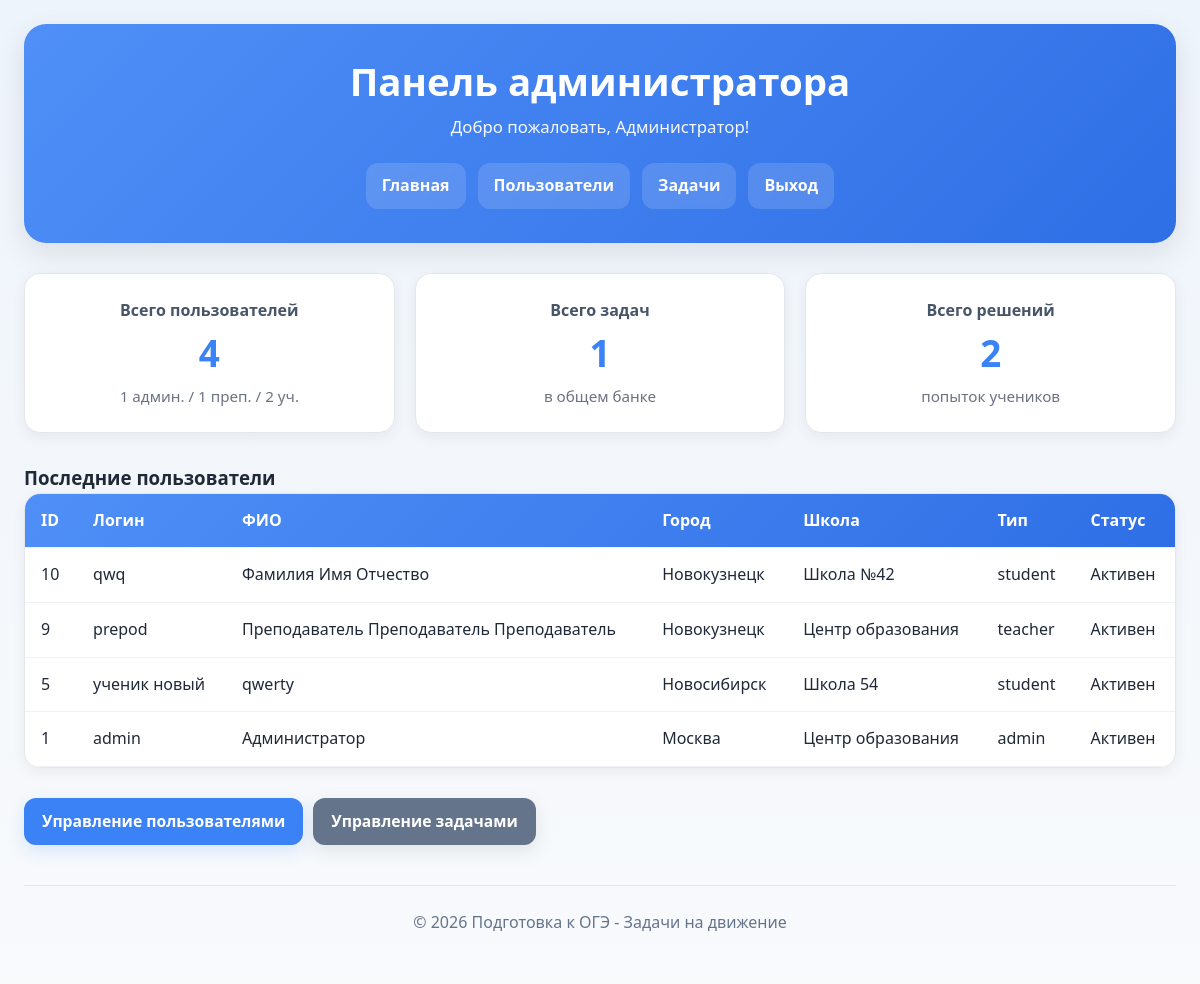
Page /admin/dashboard.php (signed in) on the committed database.
### tables this page shows
CREATE TABLE `users` (
  `id` int(11) NOT NULL,
  `username` varchar(50) NOT NULL,
  `password` varchar(255) NOT NULL,
  `email` varchar(100) NOT NULL,
  `user_type` enum('admin','teacher','student') NOT NULL DEFAULT 'student',
  `full_name` varchar(100) NOT NULL,
  `city` varchar(100) NOT NULL DEFAULT '',
  `school` varchar(200) NOT NULL DEFAULT '',
  `created_at` timestamp NOT NULL DEFAULT current_timestamp(),
  `is_active` tinyint(1) DEFAULT 1
);

### admin/dashboard.php (the view, shortened to what this page needs)
<?php
$db = new Database();
$conn = $db->getConnection();
$stats = [];
$stats['total_users'] = $conn->query("SELECT COUNT(*) as total FROM users")->fetch()['total'] ?? 0;
$stats['admins'] = $conn->query("SELECT COUNT(*) as total FROM users WHERE user_type = 'admin'")->fetch()['total'] ?? 0;
$stats['teachers'] = $conn->query("SELECT COUNT(*) as total FROM users WHERE user_type = 'teacher'")->fetch()['total'] ?? 0;
$stats['students'] = $conn->query("SELECT COUNT(*) as total FROM users WHERE user_type = 'student'")->fetch()['total'] ?? 0;
$stats['total_tasks'] = $conn->query("SELECT COUNT(*) as total FROM tasks")->fetch()['total'] ?? 0;
$stats['attempts'] = $conn->query("SELECT COUNT(*) as total FROM assigned_tasks")->fetch()['total'] ?? 0;
$users = $conn->query("SELECT * FROM users ORDER BY created_at DESC LIMIT 5")->fetchAll();
$page_heading = 'Панель администратора';
$page_subtitle = 'Добро пожаловать, ' . ($_SESSION['full_name'] ?? 'Администратор') . '!';
require_once '../includes/header.php';
?>
<div class="stats-grid">
    <div class="stat-card">
        <h3>Всего пользователей</h3>
        <div class="stat-number"><?php echo $stats['total_users']; ?></div>
        <p>
            <?php echo $stats['admins']; ?> админ. /
            <?php echo $stats['teachers']; ?> преп. /
            <?php echo $stats['students']; ?> уч.
        </p>
    </div>
    <div class="stat-card">
        <h3>Всего задач</h3>
        <div class="stat-number"><?php echo $stats['total_tasks']; ?></div>
        <p>в общем банке</p>
    </div>
    <div class="stat-card">
        <h3>Всего решений</h3>
        <div class="stat-number"><?php echo $stats['attempts']; ?></div>
        <p>попыток учеников</p>
    </div>
</div>
<div style="margin-top: 30px;">
    <h3>Последние пользователи</h3>
    <div class="table-container">
        <table>
            <thead>
            <tr>
                <th>ID</th>
                <th>Логин</th>
                <th>ФИО</th>
                <th>Город</th>
                <th>Школа</th>
                <th>Тип</th>
                <th>Статус</th>
            </tr>
            </thead>
            <tbody>
            <?php if (!empty($users)): ?>
                <?php foreach ($users as $user): ?>
                    <tr>
                        <td><?php echo (int)$user['id']; ?></td>
                        <td><?php echo htmlspecialchars($user['username']); ?></td>
                        <td><?php echo htmlspecialchars($user['full_name']); ?></td>
                        <td><?php echo htmlspecialchars($user['city'] ?: '-'); ?></td>
                        <td><?php echo htmlspecialchars($user['school'] ?: '-'); ?></td>
                        <td><?php echo htmlspecialchars($user['user_type']); ?></td>
                        <td><?php echo $user['is_active'] ? 'Активен' : 'Неактивен'; ?></td>
                    </tr>
                <?php endforeach; ?>
            <?php else: ?>
                <tr>
                    <td colspan="7" style="text-align:center;">Нет пользователей</td>
                </tr>
            <?php endif; ?>
            </tbody>
        </table>
    </div>
</div>
<div style="margin-top: 30px; display:flex; gap:10px;">
    <a href="users.php" class="btn btn-primary">Управление пользователями</a>
    <a href="tasks.php" class="btn btn-secondary">Управление задачами</a>
</div>
<?php require_once '../includes/footer.php'; ?>

### includes/header.php (shortened to what this page needs)
<?php
$current_path = $_SERVER['PHP_SELF'] ?? '';
$is_root = !str_contains($current_path, '/admin/') &&
           !str_contains($current_path, '/teacher/') &&
           !str_contains($current_path, '/student/');
$asset_prefix = $is_root ? 'assets/' : '../assets/';
$logout_link = $is_root ? 'logout.php' : '../logout.php';
$page_heading = $page_heading ?? SITE_NAME;
$page_subtitle = $page_subtitle ?? '';
$user_type = $_SESSION['user_type'] ?? null;
function renderNav(string $user_type = null, string $logout_link = 'logout.php'): array {
    if ($user_type === 'admin') {
        return [
            'dashboard.php' => 'Главная',
            'users.php' => 'Пользователи',
            'tasks.php' => 'Задачи',
            $logout_link => 'Выход',
        ];
    }
    return [
        'index.php' => 'Главная',
        'login.php' => 'Вход',
        'register.php' => 'Регистрация',
    ];
}
$nav_items = renderNav($user_type, $logout_link);
?>
<!DOCTYPE html>
<html lang="ru">
<head>
    <link rel="stylesheet" href="<?php echo $asset_prefix; ?>css/style.css">
</head>
<body>
<div class="container">
    <header>
        <h1><?php echo htmlspecialchars($page_heading); ?></h1>
        <?php if ($page_subtitle !== ''): ?>
            <p><?php echo htmlspecialchars($page_subtitle); ?></p>
        <?php endif; ?>
        <nav>
            <?php foreach ($nav_items as $href => $label): ?>
                <a href="<?php echo htmlspecialchars($href); ?>">
                    <?php echo htmlspecialchars($label); ?>
                </a>
            <?php endforeach; ?>
        </nav>
    </header>
    <main>

### includes/footer.php
    </main>
    <footer>
        <p>&copy; <?php echo date('Y'); ?> <?php echo htmlspecialchars(SITE_NAME); ?></p>
    </footer>
</div>
</body>
</html>

### assets/css/style.css (style rules this page uses)
* { margin: 0; padding: 0; box-sizing: border-box; }
:root { --bg: #f4f7fb; --surface: #ffffff; --surface-soft: #f8fafc; --text: #1f2937; --muted: #6b7280; --primary: #3b82f6; --primary-dark: #2563eb; --secondary: #64748b; --success: #16a34a; --danger: #dc2626; --warning: #d97706; --border: #e5e7eb; --shadow-sm: 0 4px 14px rgba(15, 23, 42, 0.06); --shadow-md: 0 10px 30px rgba(15, 23, 42, 0.10); --radius: 16px; --radius-sm: 10px; }
body { font-family: 'Segoe UI', Tahoma, Geneva, Verdana, sans-serif; background: linear-gradient(180deg, #eef4fb 0%, #f8fafc 100%); color: var(--text); line-height: 1.6; }
.container { max-width: 1220px; margin: 0 auto; padding: 24px; }
header { background: linear-gradient(135deg, #4f8ff7 0%, #2f6fe6 100%); color: white; padding: 34px 28px; border-radius: 22px; margin-bottom: 28px; text-align: center; box-shadow: var(--shadow-md); }
header h1 { font-size: 2.4rem; font-weight: 800; line-height: 1.2; margin-bottom: 10px; }
header p { font-size: 1.05rem; opacity: 0.95; }
nav { display: flex; gap: 12px; justify-content: center; flex-wrap: wrap; margin-top: 22px; }
nav a { color: white; text-decoration: none; padding: 10px 16px; border-radius: 12px; background: rgba(255, 255, 255, 0.14); font-weight: 600; transition: all 0.2s ease; backdrop-filter: blur(4px); }
main { min-height: 300px; }
.btn { display: inline-flex; align-items: center; justify-content: center; gap: 8px; padding: 11px 18px; background: var(--primary); color: white; border: none; border-radius: 12px; text-decoration: none; cursor: pointer; font-size: 0.98rem; font-weight: 700; transition: all 0.2s ease; box-shadow: 0 6px 18px rgba(59, 130, 246, 0.16); }
.btn-primary { background: var(--primary); }
.btn-secondary { background: var(--secondary); box-shadow: 0 6px 18px rgba(100, 116, 139, 0.16); }
.table-container { background: var(--surface); border-radius: var(--radius); overflow: hidden; box-shadow: var(--shadow-sm); border: 1px solid var(--border); overflow-x: auto; }
table { width: 100%; border-collapse: collapse; background: white; }
thead { background: linear-gradient(135deg, #4f8ff7 0%, #2f6fe6 100%); color: white; }
th, td { padding: 14px 16px; text-align: left; border-bottom: 1px solid #eef2f7; vertical-align: top; }
th { font-weight: 700; white-space: nowrap; }
.stats-grid { display: grid; grid-template-columns: repeat(auto-fit, minmax(240px, 1fr)); gap: 20px; margin: 30px 0; }
.stat-card { background: var(--surface); padding: 24px; border-radius: var(--radius); box-shadow: var(--shadow-sm); text-align: center; border: 1px solid var(--border); }
.stat-card h3 { font-size: 1rem; color: #475569; margin-bottom: 8px; }
.stat-card p { color: var(--muted); font-size: 0.95rem; }
.stat-number { font-size: 2.3rem; font-weight: 800; color: var(--primary); margin: 10px 0; line-height: 1.1; }
footer { text-align: center; margin-top: 40px; padding: 24px 10px; color: #64748b; border-top: 1px solid #e5e7eb; }

### rows in the picture
users: id "10", username "qwq", full_name "Фамилия Имя Отчество", city "Новокузнецк", school "Школа №42", user_type "student", is_active "Активен"
users: id "9", username "prepod", full_name "Преподаватель Преподаватель Преподаватель", city "Новокузнецк", school "Центр образования", user_type "teacher", is_active "Активен"
users: id "5", username "ученик новый", full_name "qwerty", city "Новосибирск", school "Школа 54", user_type "student", is_active "Активен"
users: id "1", username "admin", full_name "Администратор", city "Москва", school "Центр образования", user_type "admin", is_active "Активен"

### other values in the picture
$page_heading "Панель администратора"
$page_subtitle "Добро пожаловать, Администратор!"
$label "Главная"
$label "Пользователи"
$label "Задачи"
$label "Выход"
$stats['total_users'] "4"
$stats['admins'] "1"
$stats['teachers'] "1"
$stats['students'] "2"
$stats['total_tasks'] "1"
$stats['attempts'] "2"
SITE_NAME "Подготовка к ОГЭ - Задачи на движение"
